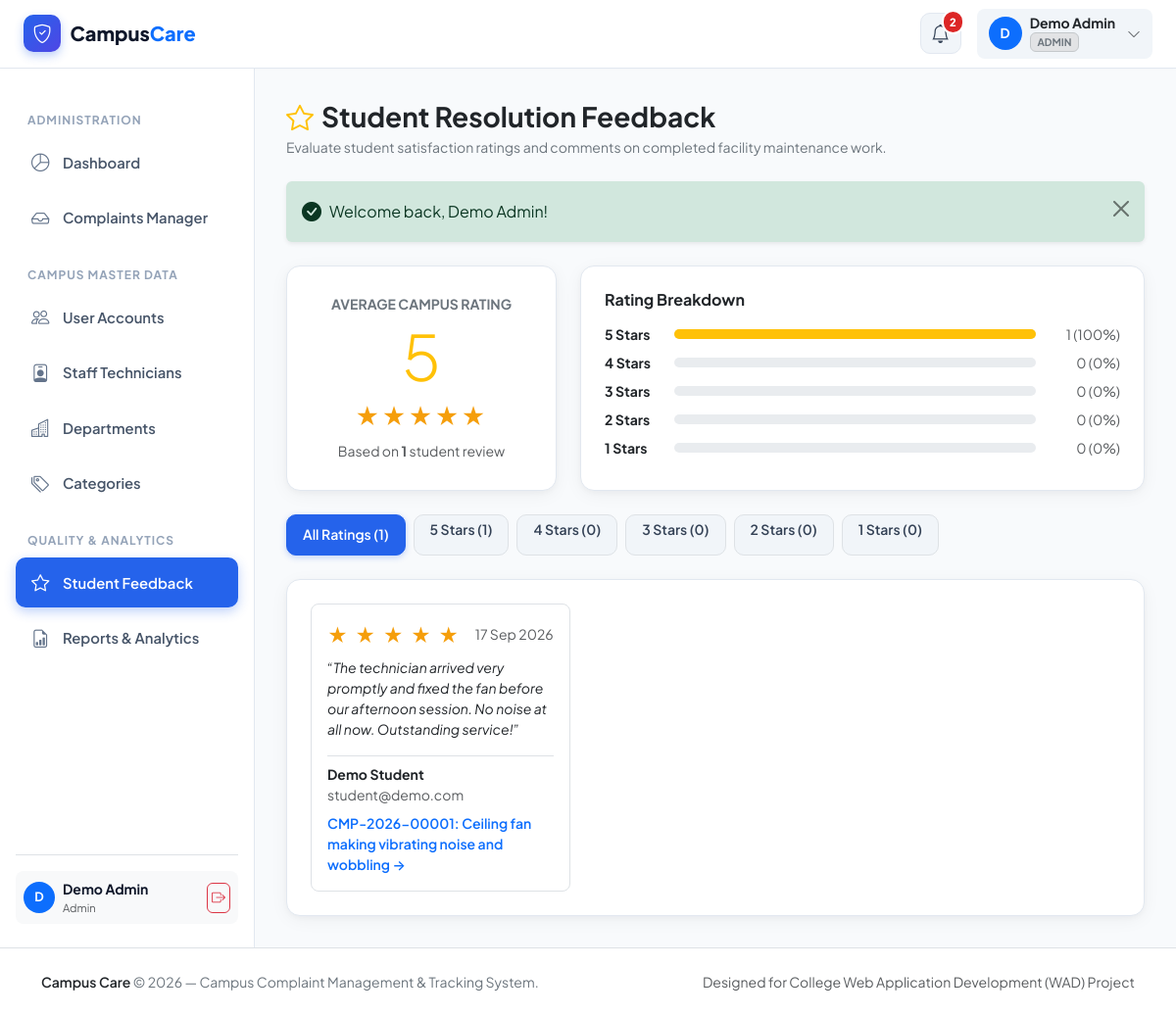
/admin/feedback.php (signed in), run on the app's committed database.
### tables this page shows
CREATE TABLE `feedback` (
  `id` INT AUTO_INCREMENT PRIMARY KEY,
  `complaint_id` INT NOT NULL UNIQUE,
  `user_id` INT NOT NULL,
  `rating` TINYINT NOT NULL CHECK (`rating` BETWEEN 1 AND 5),
  `comment` TEXT NULL,
  `created_at` TIMESTAMP DEFAULT CURRENT_TIMESTAMP,
  CONSTRAINT `fk_feedback_complaint` FOREIGN KEY (`complaint_id`) REFERENCES `complaints` (`id`) ON DELETE CASCADE,
  CONSTRAINT `fk_feedback_user` FOREIGN KEY (`user_id`) REFERENCES `users` (`id`) ON DELETE CASCADE
);

CREATE TABLE `users` (
  `id` INT AUTO_INCREMENT PRIMARY KEY,
  `name` VARCHAR(120) NOT NULL,
  `email` VARCHAR(150) NOT NULL UNIQUE,
  `phone` VARCHAR(25) NULL,
  `password` VARCHAR(255) NOT NULL,
  `role` ENUM('student', 'staff', 'admin') NOT NULL DEFAULT 'student',
  `status` ENUM('active', 'inactive') NOT NULL DEFAULT 'active',
  `created_at` TIMESTAMP DEFAULT CURRENT_TIMESTAMP,
  `updated_at` TIMESTAMP DEFAULT CURRENT_TIMESTAMP ON UPDATE CURRENT_TIMESTAMP,
  INDEX `idx_user_role` (`role`),
  INDEX `idx_user_status` (`status`)
);

CREATE TABLE `complaints` (
  `id` INT AUTO_INCREMENT PRIMARY KEY,
  `complaint_code` VARCHAR(30) NOT NULL UNIQUE,
  `user_id` INT NOT NULL,
  `category_id` INT NOT NULL,
  `title` VARCHAR(200) NOT NULL,
  `description` TEXT NOT NULL,
  `location` VARCHAR(150) NOT NULL,
  `priority` ENUM('Low', 'Medium', 'High') NOT NULL DEFAULT 'Medium',
  `image` VARCHAR(255) NULL,
  `resolution_image` VARCHAR(255) NULL,
  `resolution_notes` TEXT NULL,
  `resolved_at` TIMESTAMP NULL,
  `resolved_by` INT NULL,
  `status` ENUM('Submitted', 'Under Review', 'Approved', 'Assigned', 'In Progress', 'Resolved', 'Rejected', 'Closed') NOT NULL DEFAULT 'Submitted',
  `created_at` TIMESTAMP DEFAULT CURRENT_TIMESTAMP,
  `updated_at` TIMESTAMP DEFAULT CURRENT_TIMESTAMP ON UPDATE CURRENT_TIMESTAMP,
  CONSTRAINT `fk_complaints_user` FOREIGN KEY (`user_id`) REFERENCES `users` (`id`) ON DELETE CASCADE,
  CONSTRAINT `fk_complaints_category` FOREIGN KEY (`category_id`) REFERENCES `categories` (`id`) ON DELETE RESTRICT,
  CONSTRAINT `fk_complaints_resolved_by` FOREIGN KEY (`resolved_by`) REFERENCES `users` (`id`) ON DELETE SET NULL,
  INDEX `idx_complaints_status` (`status`),
  INDEX `idx_complaints_priority` (`priority`),
  INDEX `idx_complaints_code` (`complaint_code`)
);

### config/database.php (called while the page is built, shortened)
<?php
if (!function_exists('url')) {
    function url($path = '') {
        $path = ltrim($path, '/');
        return BASE_URL . $path;
    }
}
            ?>

### admin/feedback.php (the view, shortened to what this page needs)
<?php
require_once __DIR__ . '/../config/database.php';
require_once __DIR__ . '/../includes/functions.php';
require_once __DIR__ . '/../includes/auth.php';
$ratingFilter = (int) ($_GET['rating'] ?? 0);
$avgRating = 0;
$totalFeedback = 0;
$starCounts = [1 => 0, 2 => 0, 3 => 0, 4 => 0, 5 => 0];
try {
    $statQuery = $pdo->query("
        SELECT
            COUNT(*) as total,
            AVG(rating) as avg_rating,
            SUM(CASE WHEN rating = 5 THEN 1 ELSE 0 END) as s5,
            SUM(CASE WHEN rating = 4 THEN 1 ELSE 0 END) as s4,
            SUM(CASE WHEN rating = 3 THEN 1 ELSE 0 END) as s3,
            SUM(CASE WHEN rating = 2 THEN 1 ELSE 0 END) as s2,
            SUM(CASE WHEN rating = 1 THEN 1 ELSE 0 END) as s1
        FROM feedback
    ")->fetch();
    $totalFeedback = (int) ($statQuery['total'] ?? 0);
    $avgRating = round((float) ($statQuery['avg_rating'] ?? 0), 1);
    $starCounts[5] = (int) ($statQuery['s5'] ?? 0);
    $starCounts[4] = (int) ($statQuery['s4'] ?? 0);
    $starCounts[3] = (int) ($statQuery['s3'] ?? 0);
    $starCounts[2] = (int) ($statQuery['s2'] ?? 0);
    $starCounts[1] = (int) ($statQuery['s1'] ?? 0);
    $sql = "
        SELECT f.*, u.name as student_name, u.email as student_email,
               c.complaint_code, c.title as complaint_title, c.location
        FROM feedback f
        JOIN users u ON f.user_id = u.id
        JOIN complaints c ON f.complaint_id = c.id
    ";
    $sql .= " ORDER BY f.created_at DESC";
    $feedbackList = $pdo->query($sql)->fetchAll();
} catch (PDOException $e) {
    error_log("Feedback error: " . $e->getMessage());
    $feedbackList = [];
}
require_once __DIR__ . '/../includes/header.php';
require_once __DIR__ . '/../includes/navbar.php';
?>
<div class="dashboard-wrapper">
    <?php require_once __DIR__ . '/../includes/sidebar.php'; ?>
    <main class="dashboard-main">
        <div class="d-flex flex-wrap align-items-center justify-content-between gap-3 mb-4">
            <div>
                <h3 class="fw-bold text-dark mb-1">
                    <i class="bi bi-star text-warning me-2"></i>Student Resolution Feedback
                </h3>
                <p class="text-secondary small mb-0">Evaluate student satisfaction ratings and comments on completed facility maintenance work.</p>
            </div>
        </div>
        <div class="row g-4 mb-4">
            <div class="col-lg-4">
                <div class="app-card p-4 text-center h-100 d-flex flex-column justify-content-center">
                    <span class="text-secondary small fw-bold text-uppercase">Average Campus Rating</span>
                    <h1 class="display-3 fw-extrabold text-warning my-1"><?= $avgRating ?></h1>
                    <div class="star-display fs-4 mb-2">
                        <?php
                            $roundedAvg = round($avgRating);
                            for ($i = 1; $i <= 5; $i++) {
                                echo $i <= $roundedAvg ? '★' : '<span class="empty">☆</span>';
                            }
                        ?>
                    </div>
                    <small class="text-muted">Based on <strong><?= $totalFeedback ?></strong> student review<?= $totalFeedback === 1 ? '' : 's' ?></small>
                </div>
            </div>
            <div class="col-lg-8">
                <div class="app-card p-4 h-100">
                    <h6 class="fw-bold text-dark mb-3">Rating Breakdown</h6>
                    <?php for ($s = 5; $s >= 1; $s--): ?>
                        <?php
                            $cnt = $starCounts[$s];
                            $pct = $totalFeedback > 0 ? round(($cnt / $totalFeedback) * 100) : 0;
                        ?>
                        <div class="d-flex align-items-center gap-3 mb-2 small">
                            <span class="fw-bold text-dark" style="width: 55px;"><?= $s ?> Stars</span>
                            <div class="progress flex-grow-1" style="height: 10px;">
                                <div class="progress-bar bg-warning" role="progressbar" style="width: <?= $pct ?>%;" aria-valuenow="<?= $pct ?>" aria-valuemin="0" aria-valuemax="100"></div>
                            </div>
                            <span class="text-muted text-end" style="width: 70px;"><?= $cnt ?> (<?= $pct ?>%)</span>
                        </div>
                    <?php endfor; ?>
                </div>
            </div>
        </div>
        <div class="d-flex flex-wrap gap-2 mb-4">
            <a href="<?= url('admin/feedback.php') ?>" class="btn btn-sm <?= ($ratingFilter === 0) ? 'btn-primary' : 'btn-light border' ?> px-3">
                All Ratings (<?= $totalFeedback ?>)
            </a>
            <?php for ($s = 5; $s >= 1; $s--): ?>
                <a href="<?= url('admin/feedback.php?rating=' . $s) ?>" class="btn btn-sm <?= ($ratingFilter === $s) ? 'btn-primary' : 'btn-light border' ?> px-3">
                    <?= $s ?> Stars (<?= $starCounts[$s] ?>)
                </a>
            <?php endfor; ?>
        </div>
        <div class="app-card p-4">
            <?php if (empty($feedbackList)): ?>
                <div class="empty-state-box">
                    <div class="empty-state-icon">
                        <i class="bi bi-star"></i>
                    </div>
                    <h5 class="fw-bold text-dark">No feedback reviews found</h5>
                    <p class="text-secondary small mb-0">Student reviews will appear here once resolved complaints are rated.</p>
                </div>
            <?php else: ?>
                <div class="row g-3">
                    <?php foreach ($feedbackList as $fb): ?>
                        <div class="col-md-6 col-lg-4">
                            <div class="border rounded-3 p-3 bg-white h-100 d-flex flex-column shadow-xs">
                                <div class="d-flex justify-content-between align-items-center mb-2">
                                    <span class="star-display fs-5">
                                        <?php for ($i = 1; $i <= 5; $i++): ?>
                                            <?= $i <= $fb['rating'] ? '★' : '<span class="empty">☆</span>' ?>
                                        <?php endfor; ?>
                                    </span>
                                    <small class="text-muted"><?= formatDateTime($fb['created_at'], 'd M Y') ?></small>
                                </div>
                                <p class="text-dark small flex-grow-1 mb-3" style="line-height: 1.5; font-style: italic;">
                                    &ldquo;<?= e($fb['comment'] ?: 'No additional comment provided.') ?>&rdquo;
                                </p>
                                <div class="pt-2 border-top mt-auto small">
                                    <div class="fw-bold text-dark"><?= e($fb['student_name']) ?></div>
                                    <div class="text-muted text-truncate"><?= e($fb['student_email']) ?></div>
                                    <div class="mt-2">
                                        <a href="<?= url('admin/complaint-details.php?id=' . $fb['complaint_id']) ?>" class="fw-semibold text-primary text-decoration-none">
                                            <?= e($fb['complaint_code']) ?>: <?= e($fb['complaint_title']) ?> &rarr;
                                        </a>
                                    </div>
                                </div>
                            </div>
                        </div>
                    <?php endforeach; ?>
                </div>
            <?php endif; ?>
        </div>
    </main>
</div>
<?php require_once __DIR__ . '/../includes/footer.php'; ?>

### assets/css/style.css (style rules this page uses)
:root { --app-primary: #2563EB; --app-primary-hover: #1D4ED8; --app-primary-subtle: #EFF6FF; --app-dark: #0F172A; --app-slate-800: #1E293B; --app-slate-700: #334155; --app-slate-600: #475569; --app-slate-500: #64748B; --app-slate-400: #94A3B8; --app-slate-200: #E2E8F0; --app-slate-100: #F1F5F9; --app-bg: #F8FAFC; --app-success: #16A34A; --app-success-subtle: #F0FDF4; --app-warning: #F59E0B; --app-warning-subtle: #FFFBEB; --app-danger: #DC2626; --app-danger-subtle: #FEF2F2; --app-info: #0284C7; --app-info-subtle: #F0F9FF; --app-card-radius: 14px; --app-card-shadow: 0 4px 20px -2px rgba(15, 23, 42, 0.06), 0 2px 6px -1px rgba(15, 23, 42, 0.04); --app-hover-shadow: 0 12px 30px -4px rgba(37, 99, 235, 0.12), 0 4px 10px -2px rgba(15, 23, 42, 0.06); --sidebar-width: 260px; --header-height: 70px; }
body { font-family: 'Plus Jakarta Sans', -apple-system, BlinkMacSystemFont, "Segoe UI", Roboto, sans-serif; background-color: var(--app-bg); color: var(--app-dark); min-height: 100vh; display: flex; flex-direction: column; -webkit-font-smoothing: antialiased; }
.dashboard-wrapper { display: flex; min-height: calc(100vh - var(--header-height)); }
.dashboard-main { flex-grow: 1; padding: 2rem; background-color: var(--app-bg); max-width: 100%; overflow-x: hidden; }
.app-card { background: #FFFFFF; border-radius: var(--app-card-radius); border: 1px solid var(--app-slate-200); box-shadow: var(--app-card-shadow); transition: transform 0.25s ease, box-shadow 0.25s ease; }
.star-display { color: #F59E0B; letter-spacing: 2px; }
.btn-primary { background-color: var(--app-primary); border-color: var(--app-primary); font-weight: 600; padding: 0.6rem 1.25rem; border-radius: 10px; box-shadow: 0 2px 6px rgba(37, 99, 235, 0.25); transition: all 0.2s ease; }
.btn-light { background: var(--app-slate-100); border-color: var(--app-slate-200); color: var(--app-slate-700); font-weight: 600; border-radius: 10px; }

### data on the page
feedback: rating 5 (drawn), created_at "17 Sep 2026", comment "The technician arrived very promptly and fixed the fan before our afternoon session. No noise at all now. Outstanding service!", user.name "Demo Student", user.email "student@demo.com", complaint.complaint_code "CMP-2026-00001", complaint.title "Ceiling fan making vibrating noise and wobbling"

### other printed values
$unreadNotifsCount "2"
substr($user['name'], 0, 1) "D"
$user['name'] "Demo Admin"
$user['role'] "ADMIN"
$user['role'] "Admin"
$f['message'] "Welcome back, Demo Admin!"
$avgRating "5"
$totalFeedback "1"
$cnt "1"
$pct "100"
$cnt "0"
$pct "0"
$starCounts[$s] "1"
$starCounts[$s] "0"
